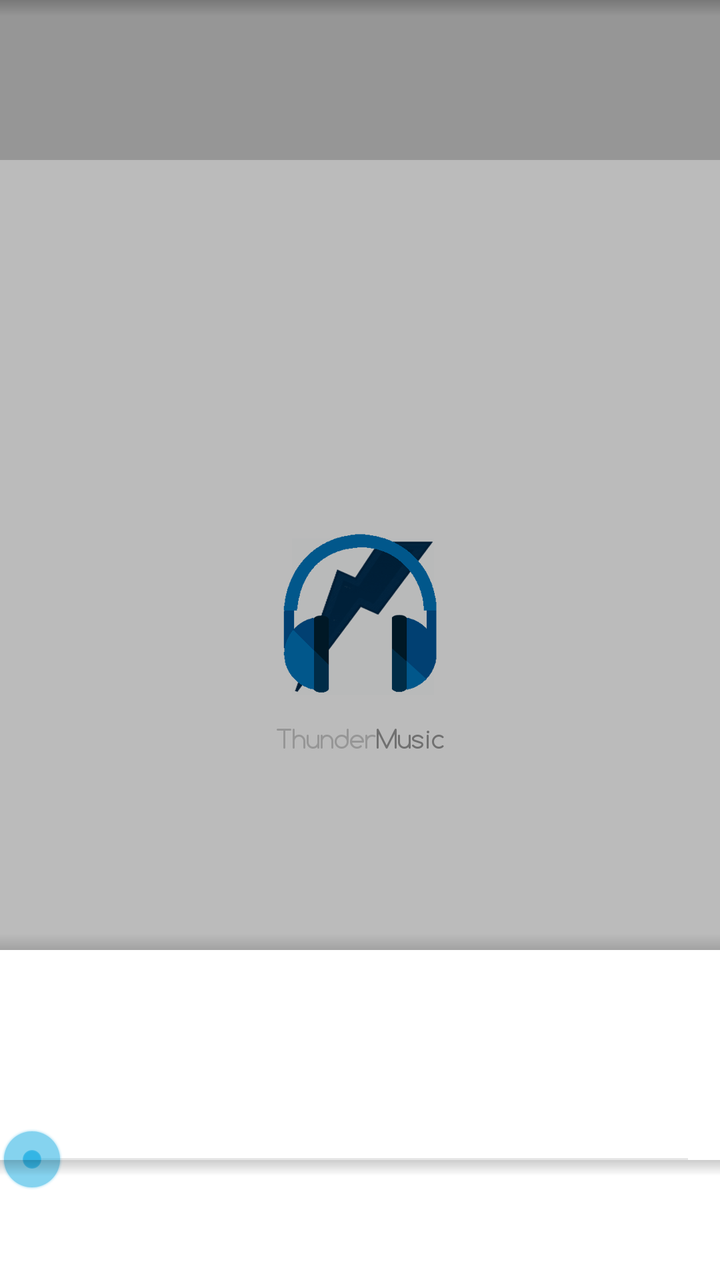
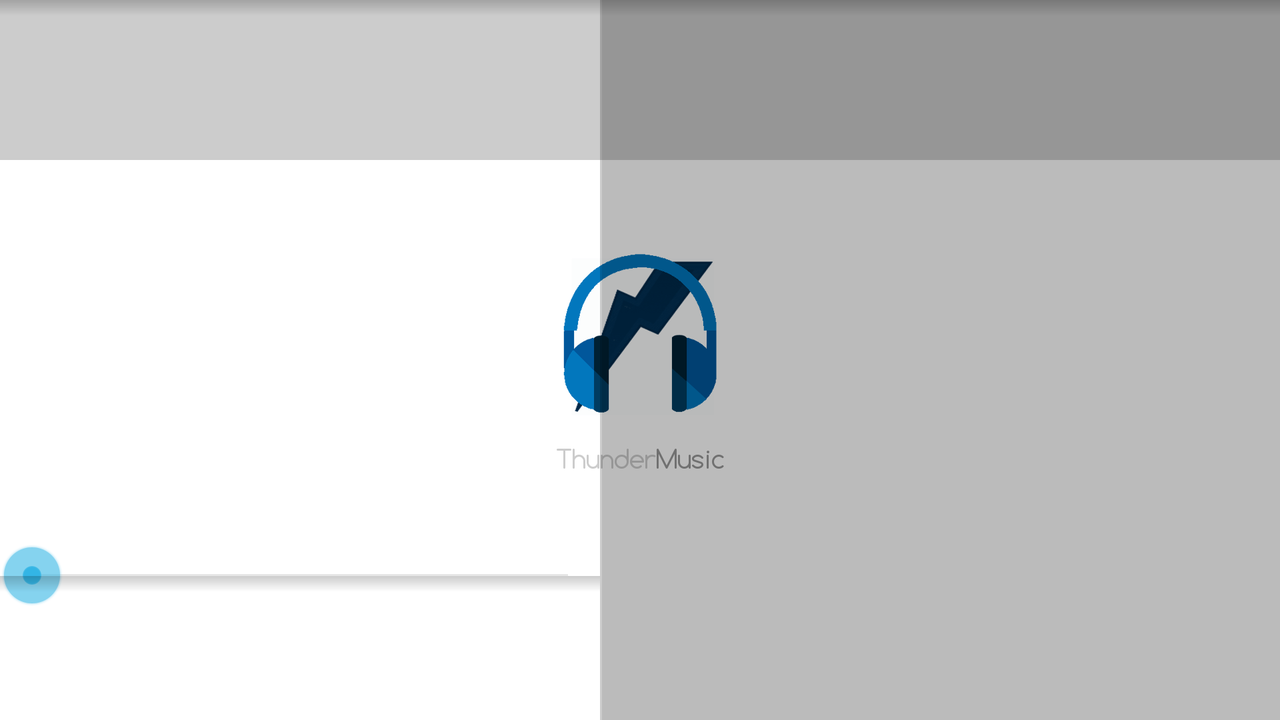

First picture: res/layout/ on a phone held upright. Second picture: the repository's own variant of that layout, on a device whose configuration matches the variant's folder. Source for both follows.
<!-- AndroidManifest.xml: application theme StartupTheme -->
<!-- res/layout/audio_player.xml -->
<?xml version="1.0" encoding="utf-8"?>
<RelativeLayout xmlns:android="http://schemas.android.com/apk/res/android"
    android:layout_width="match_parent"
    android:layout_height="match_parent">

    <ImageView
        android:id="@+id/album"
        android:layout_width="fill_parent"
        android:layout_height="fill_parent"
        android:layout_above="@+id/discrete_infos"
        android:layout_centerHorizontal="true"
        android:background="@color/transparent6"
        android:cropToPadding="true"
        android:scaleType="centerCrop" />

    <com.luca89.views.AnimatedLayout
        android:id="@+id/playlist"
        android:layout_width="match_parent"
        android:layout_height="match_parent"
        android:layout_above="@+id/discrete_infos"
        android:layout_below="@+id/AB"
        android:visibility="gone" />


    <RelativeLayout
        android:id="@+id/discrete_infos"
        android:layout_width="match_parent"
        android:layout_height="@dimen/nowplaying_info_height"
        android:layout_above="@+id/controls">


        <HorizontalScrollView
            android:layout_width="fill_parent"
            android:layout_height="wrap_content"
            android:layout_above="@+id/album_artist_name_container"
            android:layout_alignParentLeft="true"
            android:layout_centerHorizontal="true"
            android:layout_marginRight="@dimen/tabs_height"
            android:paddingLeft="@dimen/padding_item"
            android:paddingRight="@dimen/padding_item"
            android:scrollbars="none">

            <TextView
                android:id="@+id/trackname"
                android:layout_width="wrap_content"
                android:layout_height="wrap_content"
                android:ellipsize="end"
                android:fontFamily="sans-serif-light"
                android:gravity="left"
                android:scrollHorizontally="true"
                android:singleLine="true"
                android:textColor="#E5FFFFFF"
                android:textSize="18sp"
                android:textStyle="bold" />

        </HorizontalScrollView>

        <HorizontalScrollView
            android:id="@+id/album_artist_name_container"
            android:layout_width="fill_parent"
            android:layout_height="wrap_content"
            android:layout_above="@+id/number_track"
            android:layout_alignParentLeft="true"
            android:layout_centerHorizontal="true"
            android:paddingBottom="@dimen/padding_item"
            android:paddingLeft="@dimen/padding_item"
            android:paddingRight="@dimen/padding_item"
            android:scrollbars="none">

            <TextView
                android:id="@+id/album_artist_name"
                android:layout_width="wrap_content"
                android:layout_height="wrap_content"
                android:ellipsize="end"
                android:fontFamily="sans-serif-light"
                android:gravity="left"
                android:singleLine="true"
                android:textColor="#E5FFFFFF"
                android:textSize="15sp" />

        </HorizontalScrollView>

        <TextView
            android:id="@+id/number_track"
            android:layout_width="wrap_content"
            android:layout_height="wrap_content"
            android:layout_alignParentBottom="true"
            android:layout_alignParentLeft="true"
            android:layout_centerHorizontal="true"
            android:ellipsize="end"
            android:fontFamily="sans-serif-light"
            android:gravity="left"
            android:paddingBottom="@dimen/padding_item"
            android:paddingLeft="@dimen/padding_item"
            android:paddingRight="@dimen/padding_item"
            android:singleLine="true"
            android:textColor="#E5FFFFFF"
            android:textSize="15sp" />

        <TextView
            android:id="@+id/currenttime"
            android:layout_width="wrap_content"
            android:layout_height="wrap_content"
            android:layout_alignParentBottom="true"
            android:layout_toLeftOf="@+id/totaltime"
            android:fontFamily="sans-serif-light"
            android:paddingBottom="@dimen/padding_item"
            android:paddingLeft="@dimen/padding_item"
            android:textSize="15sp" />

        <TextView
            android:id="@+id/totaltime"
            android:layout_width="wrap_content"
            android:layout_height="wrap_content"
            android:layout_alignParentBottom="true"
            android:layout_alignParentRight="true"
            android:fontFamily="sans-serif-light"
            android:paddingBottom="@dimen/padding_item"
            android:paddingRight="@dimen/padding_item"
            android:textSize="15sp" />
    </RelativeLayout>


    <FrameLayout
        android:layout_width="match_parent"
        android:layout_height="50dp"
        android:layout_above="@id/controls"
        android:layout_alignBottom="@id/discrete_infos"
        android:layout_marginBottom="-25dp">

        <SeekBar
            android:id="@android:id/progress"
            style="?android:attr/seekBarStyle"
            android:layout_width="fill_parent"
            android:layout_height="wrap_content"
            android:layout_gravity="center_vertical"
            android:padding="0dp" />
    </FrameLayout>


    <RelativeLayout
        android:id="@+id/controls"
        android:layout_width="match_parent"
        android:layout_height="@dimen/nowplaying_controls_height"
        android:layout_alignParentBottom="true">

        <ImageButton
            android:id="@+id/pause"
            android:layout_width="@dimen/button_size"
            android:layout_height="@dimen/button_size"
            android:layout_centerHorizontal="true"
            android:layout_centerInParent="true"
            android:background="?android:attr/selectableItemBackground" />

        <ImageButton
            android:id="@+id/prev"
            android:layout_width="@dimen/button_size"
            android:layout_height="@dimen/button_size"
            android:layout_centerHorizontal="true"
            android:layout_centerInParent="true"
            android:layout_toLeftOf="@id/pause"
            android:background="?android:attr/selectableItemBackground" />

        <ImageButton
            android:id="@+id/next"
            android:layout_width="@dimen/button_size"
            android:layout_height="@dimen/button_size"
            android:layout_centerHorizontal="true"
            android:layout_centerInParent="true"
            android:layout_toRightOf="@id/pause"
            android:background="?android:attr/selectableItemBackground" />

        <ImageButton
            android:id="@+id/repeat"
            android:layout_width="@dimen/button_size"
            android:layout_height="@dimen/button_size"
            android:layout_centerHorizontal="true"
            android:layout_centerInParent="true"
            android:layout_toLeftOf="@id/prev"
            android:background="?android:attr/selectableItemBackground" />

        <ImageButton
            android:id="@+id/shuffle"
            android:layout_width="@dimen/button_size"
            android:layout_height="@dimen/button_size"
            android:layout_centerHorizontal="true"
            android:layout_centerInParent="true"
            android:layout_toRightOf="@id/next"
            android:background="?android:attr/selectableItemBackground" />
    </RelativeLayout>

    <RelativeLayout
        android:layout_width="fill_parent"
        android:layout_height="@dimen/shadow_height"
        android:layout_alignParentTop="true"
        android:background="@drawable/shadown_topdown" />

    <RelativeLayout
        android:layout_width="fill_parent"
        android:layout_height="@dimen/shadow_height"
        android:layout_above="@id/discrete_infos"
        android:background="@drawable/shadown_downtop" />

    <RelativeLayout
        android:layout_width="fill_parent"
        android:layout_height="@dimen/shadow_height"
        android:layout_below="@id/discrete_infos"
        android:background="@drawable/shadown_topdown" />

    <com.melnykov.fab.FloatingActionButton xmlns:fab="http://schemas.android.com/apk/res-auto"
        android:id="@+id/FAB"
        android:layout_width="wrap_content"
        android:layout_height="wrap_content"
        android:layout_above="@id/discrete_infos"
        android:layout_alignBottom="@+id/album"
        android:layout_alignParentRight="true"
        android:layout_marginBottom="@dimen/FAB_negative_margin"
        android:layout_marginRight="@dimen/padding_item"
        android:animateLayoutChanges="true"
        android:visibility="gone"
        fab:fab_type="normal" />

    <RelativeLayout
        android:id="@+id/AB"
        android:layout_width="match_parent"
        android:layout_height="@dimen/actionbar_custom_translucent"
        android:layout_alignParentTop="true"
        android:background="@color/transparent6.5" />
</RelativeLayout>
<!-- resources referenced by this layout -->
<resources>
  <color name="transparent6">#44000000</color>
  <color name="transparent6.5">#33000000</color>
  <dimen name="FAB_negative_margin">-30dip</dimen>
  <dimen name="actionbar_custom_translucent">80dip</dimen>
  <dimen name="button_size">56dip</dimen>
  <dimen name="nowplaying_controls_height">60dip</dimen>
  <dimen name="nowplaying_info_height">105dip</dimen>
  <dimen name="padding_item">16dip</dimen>
  <dimen name="shadow_height">8dip</dimen>
  <dimen name="tabs_height">56dip</dimen>
  <!-- drawable shadown_downtop (drawable) -->
  <?xml version="1.0" encoding="utf-8"?>
  <shape xmlns:android="http://schemas.android.com/apk/res/android">
      <gradient
          android:angle="270"
          android:endColor="@color/transparent7"
          android:startColor="@android:color/transparent" />
  </shape>
  <!-- drawable shadown_topdown (drawable) -->
  <?xml version="1.0" encoding="utf-8"?>
  <shape xmlns:android="http://schemas.android.com/apk/res/android">
      <gradient
          android:angle="270"
          android:endColor="@android:color/transparent"
          android:startColor="@color/transparent6.5" />
  </shape>
  <style name="StartupTheme" parent="@android:style/Theme.Holo.Light.NoActionBar">
          <item name="android:windowBackground">@drawable/startup_logo</item>
          <item name="android:textViewStyle">@style/RobotoTextViewStyle</item>
          <item name="android:buttonStyle">@style/RobotoButtonStyle</item>
  
      </style>
  <color name="transparent7">#22000000</color>
  <!-- drawable startup_logo (drawable) -->
  <?xml version="1.0" encoding="utf-8"?>
  <layer-list xmlns:android="http://schemas.android.com/apk/res/android"
      android:opacity="opaque">
      <item android:drawable="@android:color/white" />
      <item android:gravity="center">
          <bitmap
              android:gravity="center"
              android:src="@drawable/thundermusic_logo" />
      </item>
  </layer-list>
  <!-- from res/values-v21/ -->
  <style name="RobotoTextViewStyle" parent="android:Widget.TextView">
          <item name="android:fontFamily">sans-serif-light</item>
      </style>
  <!-- from res/values-v21/ -->
  <style name="RobotoButtonStyle" parent="android:Widget.Holo.Button">
          <item name="android:fontFamily">sans-serif-light</item>
      </style>
  <!-- drawable thundermusic_logo: png bitmap (drawable-xxhdpi, 26935 bytes) -->
</resources>
<!-- res/layout-land/audio_player.xml (the author's variant of the layout above) -->
<!-- drawn on the phone turned sideways -->
<?xml version="1.0" encoding="utf-8"?>
<RelativeLayout xmlns:android="http://schemas.android.com/apk/res/android"
    android:layout_width="match_parent"
    android:layout_height="match_parent">

    <ImageView
        android:id="@+id/album"
        android:layout_width="fill_parent"
        android:layout_height="fill_parent"
        android:layout_centerHorizontal="true"
        android:layout_toRightOf="@+id/left_shadow"
        android:background="@color/transparent6"
        android:cropToPadding="true"
        android:scaleType="centerCrop" />

    <com.luca89.views.AnimatedLayout
        android:id="@+id/playlist"
        android:layout_width="match_parent"
        android:layout_height="match_parent"
        android:layout_below="@+id/AB"
        android:layout_toRightOf="@+id/discrete_infos"
        android:visibility="gone" />

    <RelativeLayout
        android:id="@+id/left_shadow"
        android:layout_width="1dip"
        android:layout_height="match_parent"
        android:layout_toRightOf="@+id/discrete_infos"
        android:background="@color/transparent6.5" />

    <RelativeLayout
        android:id="@+id/discrete_infos"
        android:layout_width="@dimen/column_width"
        android:layout_height="match_parent"
        android:layout_above="@+id/controls">

        <TextView
            android:id="@+id/trackname"
            android:layout_width="wrap_content"
            android:layout_height="wrap_content"
            android:layout_above="@+id/album_artist_name_container"
            android:layout_alignParentLeft="true"
            android:layout_centerHorizontal="true"
            android:ellipsize="end"
            android:fontFamily="sans-serif-light"
            android:gravity="left"
            android:paddingLeft="@dimen/padding_item"
            android:paddingRight="@dimen/padding_item"
            android:singleLine="false"
            android:textColor="#E5FFFFFF"
            android:textSize="18sp"
            android:textStyle="bold" />

        <HorizontalScrollView
            android:id="@+id/album_artist_name_container"
            android:layout_width="@dimen/column_width"
            android:layout_height="wrap_content"
            android:layout_above="@+id/number_track"
            android:layout_alignParentLeft="true"
            android:layout_centerHorizontal="true"
            android:paddingBottom="@dimen/padding_item"
            android:paddingLeft="@dimen/padding_item"
            android:paddingRight="@dimen/padding_item"
            android:scrollbars="none">

            <TextView
                android:id="@+id/album_artist_name"
                android:layout_width="wrap_content"
                android:layout_height="wrap_content"
                android:ellipsize="end"
                android:fontFamily="sans-serif-light"
                android:gravity="left"
                android:singleLine="true"
                android:textColor="#E5FFFFFF"
                android:textSize="15sp" />
        </HorizontalScrollView>


        <TextView
            android:id="@+id/number_track"
            android:layout_width="wrap_content"
            android:layout_height="wrap_content"
            android:layout_alignParentBottom="true"
            android:layout_alignParentLeft="true"
            android:layout_centerHorizontal="true"
            android:ellipsize="end"
            android:fontFamily="sans-serif-light"
            android:gravity="left"
            android:paddingBottom="@dimen/padding_item"
            android:paddingLeft="@dimen/padding_item"
            android:paddingRight="@dimen/padding_item"
            android:singleLine="true"
            android:textColor="#E5FFFFFF"
            android:textSize="15sp" />

        <TextView
            android:id="@+id/currenttime"
            android:layout_width="wrap_content"
            android:layout_height="wrap_content"
            android:layout_alignParentBottom="true"
            android:layout_toLeftOf="@+id/totaltime"
            android:fontFamily="sans-serif-light"
            android:paddingBottom="@dimen/padding_item"
            android:paddingLeft="@dimen/padding_item"
            android:textSize="15sp" />

        <TextView
            android:id="@+id/totaltime"
            android:layout_width="wrap_content"
            android:layout_height="wrap_content"
            android:layout_alignParentBottom="true"
            android:layout_alignParentRight="true"
            android:fontFamily="sans-serif-light"
            android:paddingBottom="@dimen/padding_item"
            android:paddingRight="@dimen/padding_item"
            android:textSize="15sp" />
    </RelativeLayout>

    <FrameLayout
        android:layout_width="@dimen/column_width"
        android:layout_height="50dp"
        android:layout_above="@id/controls"
        android:layout_alignBottom="@id/discrete_infos"
        android:layout_marginBottom="-25dp">

        <SeekBar
            android:id="@android:id/progress"
            style="?android:attr/seekBarStyle"
            android:layout_width="fill_parent"
            android:layout_height="wrap_content"
            android:layout_gravity="center_vertical"
            android:padding="0dp" />
    </FrameLayout>


    <RelativeLayout
        android:id="@+id/controls"
        android:layout_width="@dimen/column_width"
        android:layout_height="@dimen/nowplaying_controls_height_land"
        android:layout_alignParentBottom="true">

        <ImageButton
            android:id="@+id/pause"
            android:layout_width="@dimen/button_size"
            android:layout_height="@dimen/button_size"
            android:layout_centerHorizontal="true"
            android:layout_centerInParent="true"
            android:background="?android:attr/selectableItemBackground" />

        <ImageButton
            android:id="@+id/prev"
            android:layout_width="@dimen/button_size"
            android:layout_height="@dimen/button_size"
            android:layout_centerHorizontal="true"
            android:layout_centerInParent="true"
            android:layout_toLeftOf="@id/pause"
            android:background="?android:attr/selectableItemBackground" />

        <ImageButton
            android:id="@+id/next"
            android:layout_width="@dimen/button_size"
            android:layout_height="@dimen/button_size"
            android:layout_centerHorizontal="true"
            android:layout_centerInParent="true"
            android:layout_toRightOf="@id/pause"
            android:background="?android:attr/selectableItemBackground" />

        <ImageButton
            android:id="@+id/repeat"
            android:layout_width="@dimen/button_size"
            android:layout_height="@dimen/button_size"
            android:layout_centerHorizontal="true"
            android:layout_centerInParent="true"
            android:layout_toLeftOf="@id/prev"
            android:background="?android:attr/selectableItemBackground" />

        <ImageButton
            android:id="@+id/shuffle"
            android:layout_width="@dimen/button_size"
            android:layout_height="@dimen/button_size"
            android:layout_centerHorizontal="true"
            android:layout_centerInParent="true"
            android:layout_toRightOf="@id/next"
            android:background="?android:attr/selectableItemBackground" />
    </RelativeLayout>


    <RelativeLayout
        android:layout_width="fill_parent"
        android:layout_height="@dimen/shadow_height"
        android:layout_alignParentTop="true"
        android:background="@drawable/shadown_topdown" />


    <RelativeLayout
        android:layout_width="@dimen/column_width"
        android:layout_height="@dimen/shadow_height"
        android:layout_below="@id/discrete_infos"
        android:background="@drawable/shadown_topdown" />


    <com.melnykov.fab.FloatingActionButton xmlns:fab="http://schemas.android.com/apk/res-auto"
        android:id="@+id/FAB"
        android:layout_width="wrap_content"
        android:layout_height="wrap_content"
        android:layout_above="@id/discrete_infos"
        android:layout_alignBottom="@+id/album"
        android:layout_alignParentRight="true"
        android:layout_margin="@dimen/padding_item"
        android:animateLayoutChanges="true"
        android:visibility="gone"
        fab:fab_type="normal" />

    <RelativeLayout
        android:id="@+id/AB"
        android:layout_width="match_parent"
        android:layout_height="@dimen/actionbar_custom_translucent"
        android:layout_alignParentTop="true"
        android:background="@color/transparent6.5" />
</RelativeLayout>
<!-- resources referenced by the variant -->
<!-- as the phone turned sideways resolves them -->
<resources>
  <color name="transparent6">#44000000</color>
  <color name="transparent6.5">#33000000</color>
  <dimen name="actionbar_custom_translucent">80dip</dimen>
  <dimen name="button_size">56dip</dimen>
  <dimen name="column_width">300dip</dimen>
  <dimen name="nowplaying_controls_height_land">72dip</dimen>
  <dimen name="padding_item">16dip</dimen>
  <dimen name="shadow_height">8dip</dimen>
  <!-- drawable shadown_topdown (drawable) -->
  <?xml version="1.0" encoding="utf-8"?>
  <shape xmlns:android="http://schemas.android.com/apk/res/android">
      <gradient
          android:angle="270"
          android:endColor="@android:color/transparent"
          android:startColor="@color/transparent6.5" />
  </shape>
  <style name="StartupTheme" parent="@android:style/Theme.Holo.Light.NoActionBar">
          <item name="android:windowBackground">@drawable/startup_logo</item>
          <item name="android:textViewStyle">@style/RobotoTextViewStyle</item>
          <item name="android:buttonStyle">@style/RobotoButtonStyle</item>
  
      </style>
  <!-- drawable startup_logo (drawable) -->
  <?xml version="1.0" encoding="utf-8"?>
  <layer-list xmlns:android="http://schemas.android.com/apk/res/android"
      android:opacity="opaque">
      <item android:drawable="@android:color/white" />
      <item android:gravity="center">
          <bitmap
              android:gravity="center"
              android:src="@drawable/thundermusic_logo" />
      </item>
  </layer-list>
  <!-- from res/values-v21/ -->
  <style name="RobotoTextViewStyle" parent="android:Widget.TextView">
          <item name="android:fontFamily">sans-serif-light</item>
      </style>
  <!-- from res/values-v21/ -->
  <style name="RobotoButtonStyle" parent="android:Widget.Holo.Button">
          <item name="android:fontFamily">sans-serif-light</item>
      </style>
  <!-- drawable thundermusic_logo: png bitmap (drawable-xxhdpi, 26935 bytes) -->
</resources>
